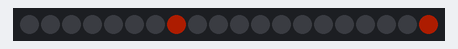
Simulated run of this sketch. Board: Arduino Uno, built with avr-gcc and run on an emulated ATmega328P. Parts: 20 RGB LEDs in strip order, left to right. Dim RGB values are drawn brighter than linear; random numbers use the default seed unless the sketch sets one.

Above: at 0.16 s.
At 3.83 s:
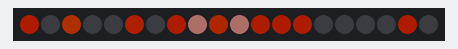
At 10.0 s:
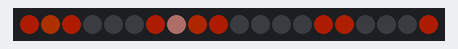
At 19.72 s:
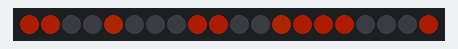
At 29.77 s:
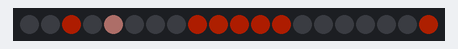
At 39.62 s:
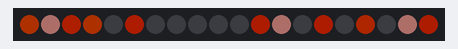

The sketch:

minika_kollision.ino
```cpp
/*
Title:    minika_kollision.ino
Author:   Lawrence Gabriel Castillo
Date:     2019-Feb-17
Desc:     Output light sequences to LED strips.
Purpose:  Lighting patterns developed for artist Vanessa Sun. Vanessa is
          augmenting an outfit in support of Minika Ko fashion and tech show,
          "Kollision."
Build:    Arduino 1.8.6; Arduino AVR Boards 1.6.22 (LilyPad);
          AdaFruit AVR Boards 1.4.13 (Flora); AdaFruit NeoPixel 1.1.8
Deploy:   LilyPad Arduino, Processor ATmega328P, Port Dev/ttyUSB1
          AdaFruit Flora, Port Dev/ttyACM0 (AdaFruit Flora)
          AdaFruit NeoPixel LED Strand
*/

#include <Adafruit_NeoPixel.h>
#define PIN 6

// @param number of pixels in strip
// @param Arduino pin number (most are valid)
// @param pixel type flags, add together as needed:
//   NEO_KHZ800  800 KHz bitstream (most NeoPixel products w/WS2812 LEDs)
//   NEO_KHZ400  400 KHz (classic 'v1' (not v2) FLORA pixels, WS2811 drivers)
//   NEO_GRB     Pixels are wired for GRB bitstream (most NeoPixel products)
//   NEO_RGB     Pixels are wired for RGB bitstream (v1 FLORA pixels, not v2)
//   NEO_RGBW    Pixels are wired for RGBW bitstream (NeoPixel RGBW products)
Adafruit_NeoPixel strip = Adafruit_NeoPixel(20, PIN, NEO_GRB + NEO_KHZ800);

void setup()
{
    strip.begin();
    strip.setBrightness( 50 );
    strip.show(); // Initialize all pixels to 'off'
}

void loop()
{
    //ConvergePattern();
    RandomizePattern();
}

/*
Section: Randomize Pattern
*/

// Color setup for randomize pattern. This pattern pallette
// only displays: orange yellow white
// @post    calls helper function to both set and reset LED output
// @return  four LED outputs (two on, two off)
void RandomizePattern()
{
    int r = 255;  // red valid 0-255
    int g = 0;    // green valid 0-90: affects white tone/ brightness
    int b = 0;    // blue valid 0-100: affects white tone/ brightness
    int waitSet = 4;    // sets delay after LED on (ms)
    int waitReset = 1;  // sets delay after LED off (ms)

    // runs 7 times
    // red is constant, green increases exponentially, blue on/ off
    for( int i = 2; i < 129; i *= 2 )
        { int g_ = 0, b_ = 0;
        if ( i >= 128 ) { g_ = 61 + g; b_ = 155 + b; }
        Randomize(strip.Color( r, ( i/2 + 40 + g_ ), b_ ), waitSet ); // LED on
        Randomize(strip.Color( 0, 0, 0 ), waitReset ); } // LED off
}

// LEDs will light in a random pattern, simulating the look of brain activity.
// Strand is divided in half (left/ right brain) and one LED is
// set on both sides
// @param   color ( R, G, B ); values range from 0-255
// @param   time delay ( ms ); non-negative
// @pre     valid entry
// @post    random access of one LED of lower half and one from upper half
// @return  two LED outputs
void Randomize( uint32_t color_rgb, uint8_t wait_time )
{
    for( uint16_t i = 0; i < 1; i++ )
        { strip.setPixelColor( random( 0, strip.numPixels()/2 ), color_rgb ); // lower
        strip.setPixelColor( random ( strip.numPixels()/2, strip.numPixels()), color_rgb ); //upper
        strip.show(); } // output

    delay( wait_time * 6 ); // wait before sending back to loop()
}

/*
Section: Converge LED Pattern
*/

// Color setup for converge pattern. This pattern pallette
// only displays colors: red orange pink magenta purple
// @post    calls helper function to both set and reset LED output
// @return  four LED outputs (two on, two off)
void ConvergePattern()
{
    int r = 255;  // red valid 0-255
    int g = 10;   // green valid 0-191: offset
    int b = 0;    // blue valid 0-128: offset
    int waitSet = 100;  // sets delay after LED on ( ms )
    int waitReset = 1;  // sets delay after LED off ( ms )

    // runs 7 times
    // red is constant, green and blue increase exponentially
    for( int i = 2; i < 129; i *= 2 )
        { Converge(strip.Color( r, ( i/2 + g ), i + b), waitSet );
        Converge(strip.Color( 0, 0, 0 ), waitReset ); }
}

// LEDs will light from both ends towards the middle.
// Strand is divided in half (left/ right) and one LED is
// set on both sides
// @param   color ( R, G, B ); values range from 0-255
// @param   time delay ( ms ); non-negative
// @pre     valid entry
// @post    access of one LED of lower half and one from upper half
// @return  14 LED outputs
void Converge( uint32_t color_rgb, uint8_t wait_time )
{
    for( uint16_t i = 0; i < ( strip.numPixels()/2 ); i++ )
        { strip.setPixelColor( i, color_rgb ); // lower
        strip.setPixelColor(( strip.numPixels()-1-i ), color_rgb ); // upper
        strip.show(); delay( wait_time ); }

    delay( wait_time * 6 ); // wait before sending back to loop()
}
```
